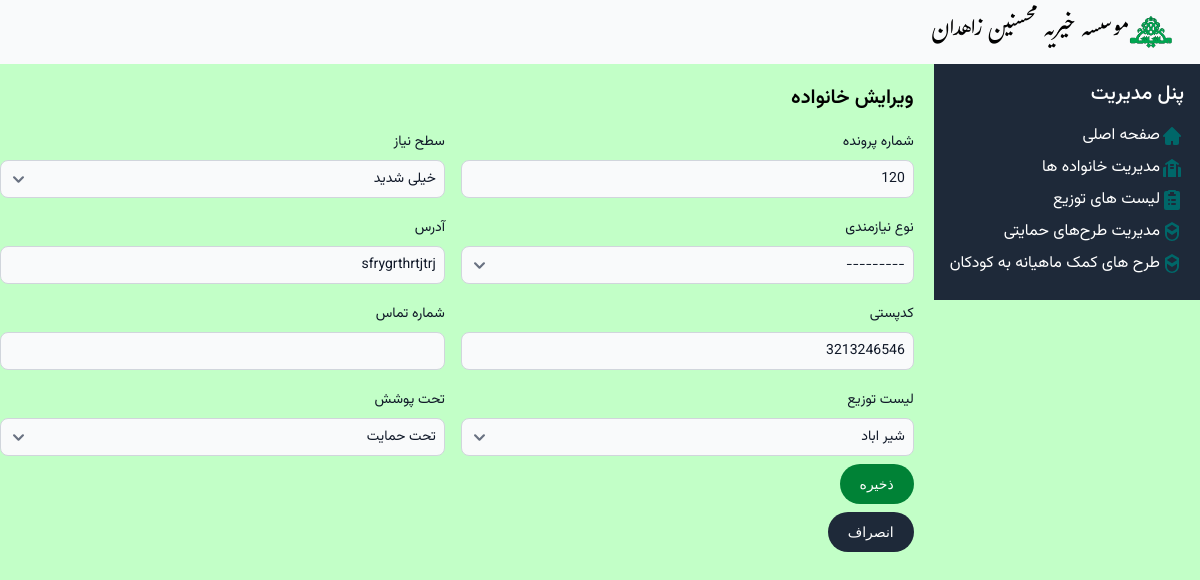
Page /families/3/update/ on the earlier database version.
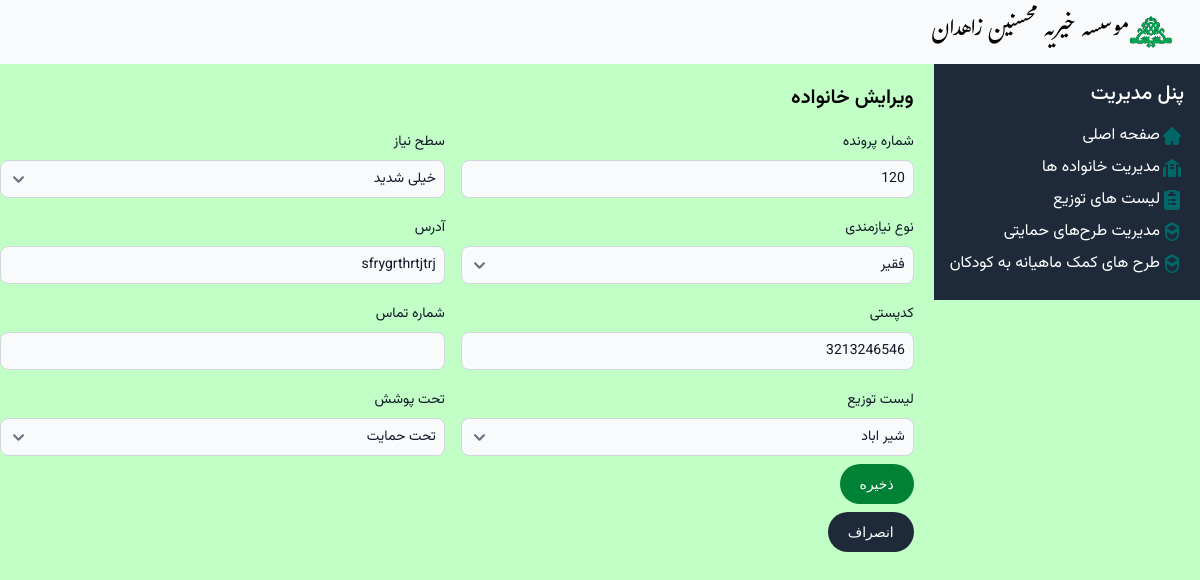
Same page on the later database version.
### Mohsenin/models.py (models this page shows, shortened)
class Family(models.Model):
    doc_code = models.IntegerField('شماره پرونده')
    need_level = models.IntegerField('سطح نیاز', default=1, choices=NEED_LEVEL_CHOICE)
    family_type = models.ForeignKey(Family_Type, verbose_name='نوع نیازمندی', on_delete=models.SET_NULL, null=True, blank=True)
    guardian = models.ForeignKey('Person', verbose_name='سرپرست خانوار', on_delete=models.SET_NULL, related_name='guardianship', null=True)
    address = models.CharField('آدرس',max_length=255)
    contact_number = models.CharField('شماره تماس',max_length=15, blank=True, null=True)
    postal_code = models.CharField('کدپستی',max_length=10, blank=True, null= True)
    distlist = models.ForeignKey(Dist, verbose_name='لیست توزیع',on_delete=models.SET_NULL, null=True, related_name='families')
    is_active = models.BooleanField('تحت پوشش',default=True, choices=SUPPORTING_CHOICE)

### Mohsenin/Views/familyviews.py (the view, shortened to what this page needs)
# urls.py: path('families/<int:pk>/update/', familyviews.FamilyUpdateView.as_view(), name='family_update'),
class FamilyUpdateView(UpdateView):
    model = Family
    form_class = FamilyForm
    template_name = 'Family/family_form.html'
    success_url = reverse_lazy('family_list')

### Mohsenin/forms.py
class FamilyForm(forms.ModelForm):
    class Meta:
        model = Family
        fields = ['doc_code', 'need_level', 'family_type', 'address', 'contact_number', 'postal_code',  'is_active', 'distlist']

### Mohsenin/models.py (called while the page is built)
    def __str__(self):
        return self.name

    def __str__(self):
        return self.name

### Mohsenin/templatetags/form_filters.py (called while the page is built)
@register.filter
def add_class(field, css_class):
    field.field.widget.attrs['class'] = css_class
    return field

### Mohsenin/templates/Family/family_form.html (shortened to what this page needs)
{% extends "base.html" %}
{% load form_filters %}
{% block content %}
<h2 class="vazir-semibold text-xl py-5">{% if family %}ویرایش خانواده{% else %}افزودن خانواده جدید{% endif %}</h2>
<form method="post">
<div class="flex">
    <div class="relative z-0 w-full mb-2 group pl-4">
        <label for="{{ form.doc_code.id_for_label }}" class="block mb-2 vazir-normal text-sm font-medium text-gray-900" >{{ form.doc_code.label }}</label>
        {{ form.doc_code|add_class:'bg-gray-50 border border-gray-300 text-gray-900 vazir-normal text-sm rounded-lg focus:ring-blue-500 focus:border-blue-500 block w-full p-2'}}
    </div>
    <div class="relative z-0 w-full mb-2 group pr-4">
        <label for="{{ form.need_level.id_for_label }}" class="block mb-2 vazir-normal text-sm font-medium text-gray-900" >{{ form.need_level.label }}</label>
        {{ form.need_level|add_class:'bg-gray-50 border border-gray-300 text-gray-900 vazir-normal text-sm rounded-lg focus:ring-blue-500 focus:border-blue-500 block w-full p-2'}}
    </div>
</div>
<div class="flex pt-3">
    <div class="relative z-0 w-full mb-2 group pl-4">
        <label for="{{ form.family_type.id_for_label }}" class="block mb-2 vazir-normal text-sm font-medium text-gray-900" >{{ form.family_type.label }}</label>
        {{ form.family_type|add_class:'bg-gray-50 border border-gray-300 text-gray-900 vazir-normal text-sm rounded-lg focus:ring-blue-500 focus:border-blue-500 block w-full p-2'}}
    </div>
    <div class="relative z-0 w-full mb-2 group pr-4">
        <label for="{{ form.address.id_for_label }}" class="block mb-2 vazir-normal text-sm font-medium text-gray-900" >{{ form.address.label }}</label>
        {{ form.address|add_class:'bg-gray-50 border border-gray-300 text-gray-900 vazir-normal text-sm rounded-lg focus:ring-blue-500 focus:border-blue-500 block w-full p-2'}}
    </div>
</div>
<div class="flex pt-3">
    <div class="relative z-0 w-full mb-2 group pl-4">
        <label for="{{ form.postal_code.id_for_label }}" class="block mb-2 vazir-normal text-sm font-medium text-gray-900" >{{ form.postal_code.label }}</label>
        {{ form.postal_code|add_class:'bg-gray-50 border border-gray-300 text-gray-900 vazir-normal text-sm rounded-lg focus:ring-blue-500 focus:border-blue-500 block w-full p-2'}}
    </div>
    <div class="relative z-0 w-full mb-2 group pr-4">
        <label for="{{ form.contact_number.id_for_label }}" class="block mb-2 vazir-normal text-sm font-medium text-gray-900" >{{ form.contact_number.label }}</label>
        {{ form.contact_number|add_class:'bg-gray-50 border border-gray-300 text-gray-900 vazir-normal text-sm rounded-lg focus:ring-blue-500 focus:border-blue-500 block w-full p-2'}}
    </div>
</div>
    {% if family %}
<div class="flex pt-3">
    <div class="relative z-0 w-full mb-2 group pl-4">
        <label for="{{ form.distlist.id_for_label }}" class="block mb-2 vazir-normal text-sm font-medium text-gray-900" >{{ form.distlist.label }}</label>
        {{ form.distlist|add_class:'bg-gray-50 border border-gray-300 text-gray-900 vazir-normal text-sm rounded-lg focus:ring-blue-500 focus:border-blue-500 block w-full p-2'}}
    </div>
    <div class="relative z-0 w-full mb-2 group pr-4">
        <label for="{{ form.is_active.id_for_label }}" class="block mb-2 vazir-normal text-sm font-medium text-gray-900" >{{ form.is_active.label }}</label>
        {{ form.is_active|add_class:'bg-gray-50 border border-gray-300 text-gray-900 vazir-normal text-sm rounded-lg focus:ring-blue-500 focus:border-blue-500 block w-full p-2'}}
    </div>
</div>
    {% endif %}
    <button type="submit" class="text-white bg-green-700 hover:bg-green-800 focus:outline-none focus:ring-4 focus:ring-green-300 font-medium rounded-full text-sm px-5 py-2.5 text-center me-2 mb-2 ">ذخیره</button>
</form>
<a href="{% url 'family_list' %}"><button type="button" class="text-white bg-gray-800 hover:bg-gray-900 focus:outline-none focus:ring-4 focus:ring-gray-300 font-medium rounded-full text-sm px-5 py-2.5 me-2 mb-2 ">انصراف</button></a>
{% endblock %}

Differences in the rows shown:
changed Family "خیلی شدید": family_type "---------" → "فقیر"
